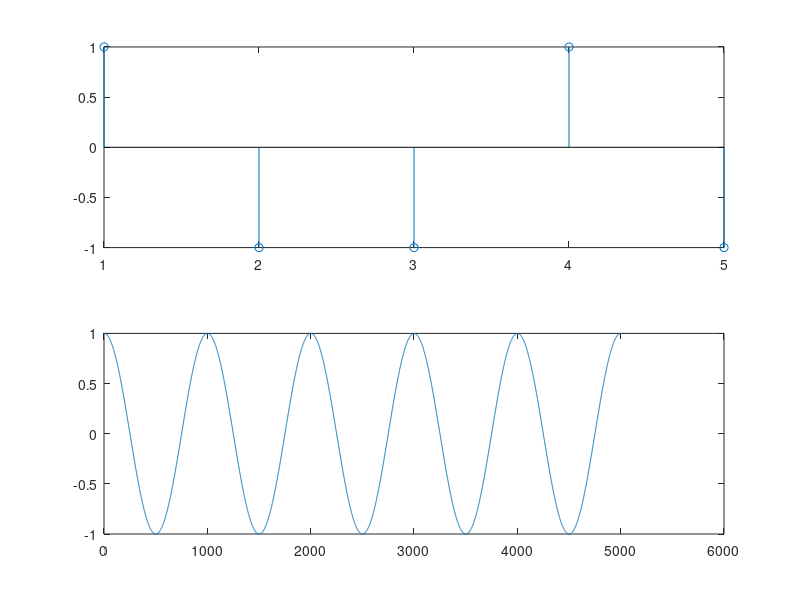
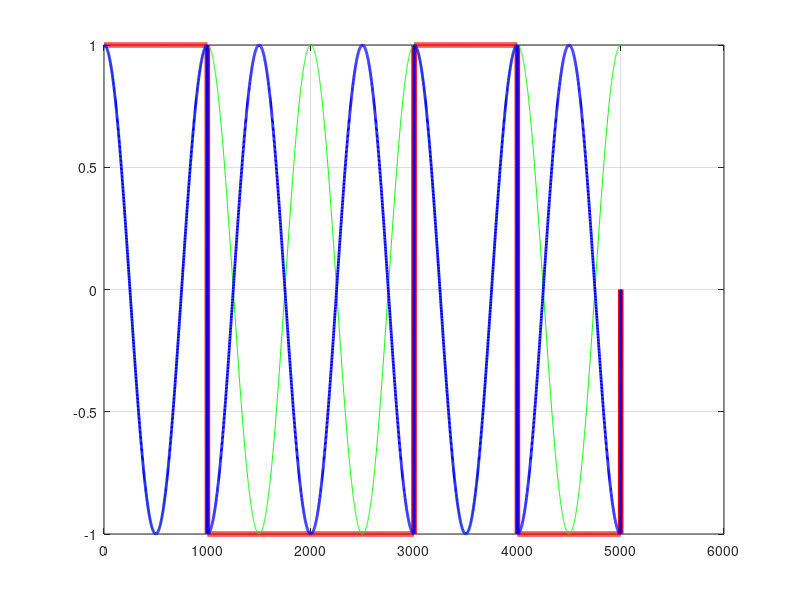

These figures' MATLAB source, in order: (Note: this script raises an error after producing the figures.)
clear all;close all; clc;
%load VoiceData;
%data=digital_line;
data=[1 0 0 1 0];
pData=data*2-1;
fc=100000000;
fcs=1000*fc;
Ts=1/fcs;
Tc=1/fc;
M=1;
n=M*length(data);
t=0:Ts:n*Tc;
carrier=cos(2*pi*fc*t);
subplot(2,1,1);
stem(pData);
subplot(2,1,2);
plot(carrier);
%% squaredata
tp=0:Ts:Tc*M;
exdata=zeros(1,length(data)*(length(tp)-1));
index1=1;
for i=1:length(data)
    for j=1:length(tp)-1
        exdata(index1)=pData(i);
        index1=index1+1;
    end
end
exdata=[exdata 0];
figure;
plot(exdata,'r-','LineWidth',4);
hold on;
plot(carrier,'g-');
grid on;
hold on;
%% modulate
mSig=exdata.*carrier;
plot(mSig,'b-','LineWidth',2);

%% channel
figure;
SNR=-15;
rx=awgn(mSig,SNR);
% plot(mSig,'r-','LineWidth',3);
% hold on;
% plot(rx,'b-','LineWidth',1);
% grid on;

%% demodulate
dem=rx.*carrier;
% figure;
% plot(dem);
% grid on;

%% decode
k=1;
rcv=zeros(1,length(data)); 
index=0;
for i=1:length(data)
   index=index+1;
    sm=0;
    for j=1:length(tp)-1
        sm=sm+ dem(k);
        k=k+1;
   end
    if(sm>0)
        rcv(index)=1;
    else
        rcv(index)=0;
    end
end

%% output
tl = (0:1:3*8000-1); 
out=[];
for j=0:3*8000-1
    out=[out ;bi2de(rcv((j*8)+(1:8)))];
    
end
out=(out/(2^8-1))+mini;
plot(tl,out);
sound(out);
clc; 
